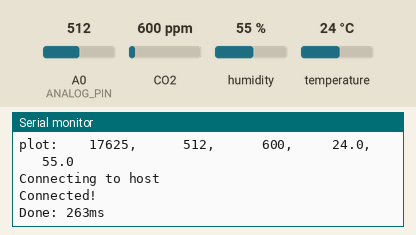
A program run on a simulated ESP8266 (NodeMCU). On the bench: the last lines printed to the serial monitor. The inputs (shaded band) are chosen by the test bench; at power-on: CO2 600 ppm, A0 (ANALOG_PIN) = 512, temperature 24 °C, humidity 55 %. WiFi joins after 1.5 s; servers stay silent unless stated; uploads are accepted with an empty reply.

Above: at 2.7 s.
2.8 s: CO2 set to 1050 ppm
At 3.05 s:
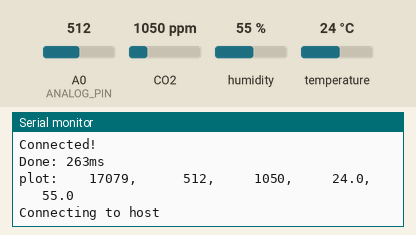
5.6 s: A0 (ANALOG_PIN) set to 30
At 9.1 s:
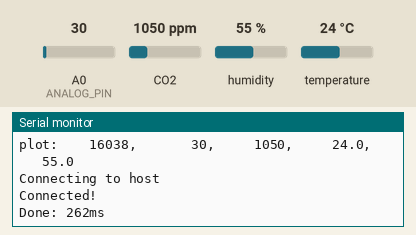
9.5 s: temperature set to 0 °C
At 10.78 s:
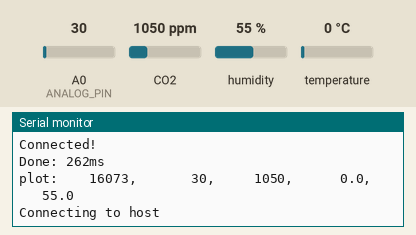
13.4 s: A0 (ANALOG_PIN) set to 306
At 14.64 s:
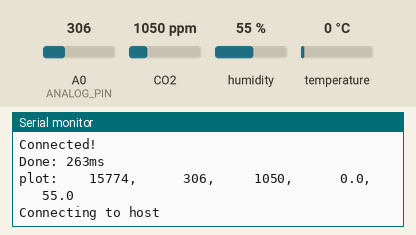
17.2 s: CO2 set to 452 ppm
At 17.22 s:
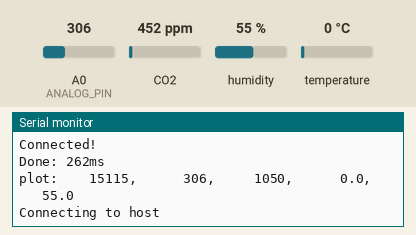
21.1 s: A0 (ANALOG_PIN) set to 20
At 22.38 s:
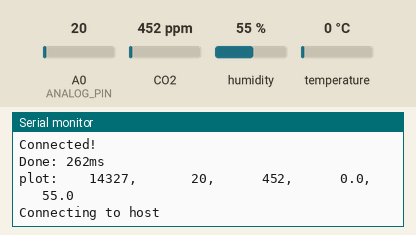

The program:

main.cpp
```cpp
#include <Arduino.h>
#include <ESP8266WiFi.h>
#include <SPI.h>
#include <Wire.h>
#include <AM2320.h>
#include <SoftwareSerial.h>
#include <MHZ.h>
#include <base64.h>

#include "./secret.h"

#define MIC_ARR_SIZE 1024
#define MIC_DC_OFFSET 780

#define AM2320_INTERVAL 500
#define MIC_INTERVAL 20
#define POST_INTERVAL 1000

#define ANALOG_PIN A0
#define MUX_RST_PIN D6
#define MUX_A_CH_SELECT D5
#define AM2320_SCL_PIN D1
#define AM2320_SDA_PIN D2
#define MHZ_TX D5
#define MHZ_RX D8

//#define DEBUG_LOG

AM2320 sensor;
MHZ co2_sensor(MHZ_RX, MHZ_TX, MHZ14A);

int smoothMicArr[MIC_ARR_SIZE] = {MIC_DC_OFFSET};

WiFiClientSecure client;
String auth;

const char* HOST = "simsva.se";
const char* PATH = "/api/aidb/add_data";
const int PORT = 443;
const char FINGERPRINT[] PROGMEM = "CE 11 C9 02 AF 21 4F 7E DA 4E A4 94 42 17 7A B5 82 65 B3 DA";

// Data
int volume = -1024, light = -1024, co2 = -1024;
float temp = -1024.0f, humidity = -1024.0f;

time_t am2320_last_update, co2_last_update, mic_last_update, last_post;

void add_data(int volume=-1024, int light=-1024, int co2=-1024, float temp=-1024.0f, float humidity=-1024.0f) {
    String data;
    if(volume != -1024) { data += "volume="; data += volume; data += '&'; }
    if(co2 != -1024) { data += "co2="; data += co2; data += '&'; }
    if(light != -1024) { data += "light="; data += light; data += '&'; }
    if(temp != -1024.0) { data += "temp="; data += temp; data += '&'; }
    if(humidity != -1024.0) { data += "humidity="; data += humidity; }
#ifdef DEBUG_LOG
    Serial.println(data);
#endif

    if(!client.connected()) {
        Serial.print("Connecting to host");
        int r = 0; // Retries
        while(!client.connect(HOST, PORT) && r < 30) {
            delay(100);
            Serial.print('.');
            r++;
        }
        Serial.println();
        if(r == 30) {
            Serial.println("Connection failed!");
        } else {
            Serial.println("Connected!");
        }
    }

    client.printf("POST %s HTTP/1.1\n", PATH);
    client.printf("Host: %s\n", HOST);
    client.printf("Authorization: Basic %s\n", auth.c_str());
    client.println("Content-Type: application/x-www-form-urlencoded");
    client.printf("Content-Length: %i\n", data.length());
    client.println();
    client.println(data);

    // Wait for response
    String line;
    while (client.connected()) {
        line = client.readStringUntil('\n');
#ifdef DEBUG_LOG
        Serial.println(line);
#endif
        if (line == "\r") break;
    }
    while(client.available()){
        line = client.readStringUntil('\n');
#ifdef DEBUG_LOG
        Serial.println(line);
#endif
    }
}

void addMicInput(int val)
{
    for(int i = MIC_ARR_SIZE - 1; 0 < i; i--)
    {
        smoothMicArr[i] = smoothMicArr[i - 1];
    }
    smoothMicArr[0] = val;
}

int smoothMic() {
    long unsigned int sum = 0;
    for(int i = 0; i < MIC_ARR_SIZE; i++)
    {
        sum += (smoothMicArr[i] - MIC_DC_OFFSET) * (smoothMicArr[i] - MIC_DC_OFFSET) * (((float) MIC_ARR_SIZE - i) / (float) MIC_ARR_SIZE);
    }
    return sum / sqrt(sum);
}

int readChannel(bool channel)
{
    digitalWrite(MUX_RST_PIN, true);
    delay(1);
    digitalWrite(MUX_A_CH_SELECT, channel);
    delay(1);
    digitalWrite(MUX_RST_PIN, false);
    delay(1);

    int analogVal = analogRead(ANALOG_PIN);
    return analogVal;
}

void setup()
{
    Serial.begin(921600);
    while(!Serial) {
        delay(10);
    }
    pinMode(MUX_RST_PIN, OUTPUT);
    pinMode(MUX_A_CH_SELECT, OUTPUT);
    sensor.begin(AM2320_SDA_PIN, AM2320_SCL_PIN);

    if(co2_sensor.isPreHeating()) {
        Serial.println("Waiting for pre-heat");
        while(co2_sensor.isPreHeating()) {
            Serial.println(millis() / 1000);
            delay(1000);
        }
        Serial.println("Pre-heat done!");
    }

    WiFi.begin(WIFI_SSID, WIFI_PASS);

    Serial.print("Connecting");
    while(WiFi.status() != WL_CONNECTED) {
        delay(500);
        Serial.print('.');
    }
    Serial.println();

    Serial.print("Connected, IP address: ");
    Serial.println(WiFi.localIP());

    Serial.print("MAC address: ");
    String mac = WiFi.macAddress();
    for(int i = 14; i > 1; i -= 3) mac.remove(i, 1);
    Serial.println(mac);

    Serial.print("Auth: ");
    auth = base64::encode(mac + ":" + API_SECRET);
    Serial.println(auth);

    Serial.print("Fingerprint: ");
    Serial.println(FINGERPRINT);
    client.setFingerprint(FINGERPRINT);
    client.setTimeout(15000);
}

void loop()
{
    if(millis() > am2320_last_update + AM2320_INTERVAL) {
        sensor.measure();
        temp = sensor.getTemperature();
        humidity = sensor.getHumidity();
        am2320_last_update = millis();
    }
    if(millis() > mic_last_update + MIC_INTERVAL) {
        addMicInput(readChannel(1));
        mic_last_update = millis();
    }
    if(millis() > last_post + POST_INTERVAL) {
        volume = smoothMic();
        light = readChannel(0);
        co2 = co2_sensor.readCO2UART();
        if(co2 <= 0) co2 = -1024;

        time_t start = millis();
        Serial.printf("plot: %8i, %8i, %8i, %8.1f, %8.1f\n", volume, light, co2, temp, humidity);
        add_data(volume, light, co2, temp, humidity);
        Serial.printf("Done: %lims\n", (time_t)millis() - start);

        volume = light = co2 = -1024;
        temp = humidity = -1024.0f;
        last_post = millis();
    }
}
```

secret_template.h
```cpp
#define WIFI_SSID "WiFi SSID"
#define WIFI_PASS "W1f1_p455w0rd"

#define API_SECRET "ap1_p455w0rd"
```

Measured:
- after the input at 2.8 s, the serial monitor: prints a new line after 0.10 s (image 1)
- after the input at 5.6 s, the serial monitor: prints a new line after 1.2 s (image 2)
- after the input at 9.5 s, the serial monitor: prints a new line after 1.1 s (image 3)
- after the input at 13.4 s, the serial monitor: prints a new line after 1.1 s (image 4)
- after the input at 21.1 s, the serial monitor: prints a new line after 1.1 s (image 6)
